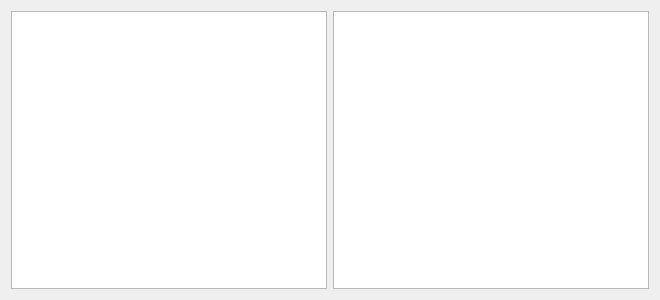
<?xml version="1.0" encoding="UTF-8"?>
<ui version="4.0">
 <class>Widget</class>
 <widget class="QWidget" name="Widget">
  <property name="geometry">
   <rect>
    <x>0</x>
    <y>0</y>
    <width>660</width>
    <height>300</height>
   </rect>
  </property>
  <property name="windowTitle">
   <string>Widget</string>
  </property>
  <layout class="QHBoxLayout" name="horizontalLayout">
   <item>
    <widget class="QTreeView" name="treeView"/>
   </item>
   <item>
    <widget class="QTableView" name="tableView"/>
   </item>
  </layout>
 </widget>
 <layoutdefault spacing="6" margin="11"/>
 <resources/>
 <connections/>
</ui>
